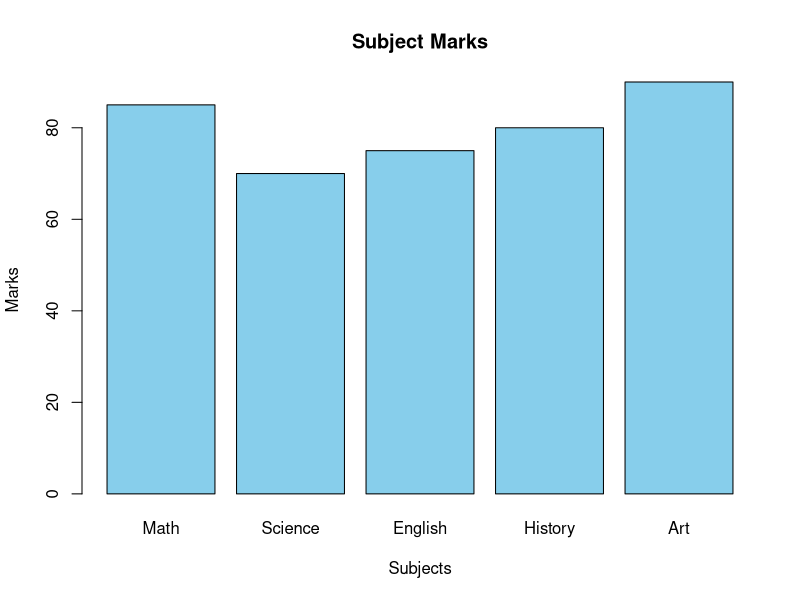

Reproduce this figure in R.
#3.1 Graphics Write a R program to create a simple bar plot of five subjects marks. 
cat("\n")
cat("\n")
cat("3.1 Output:")
cat("\n")
# Sample data of marks for five subjects
subjects <- c("Math", "Science","English","History","Art")
marks <-c(85,70,75,80,90)

#Create a bar plot

barplot(marks,names.arg = subjects,col = "skyblue", main = "Subject Marks",xlab = "Subjects",ylab = "Marks")
